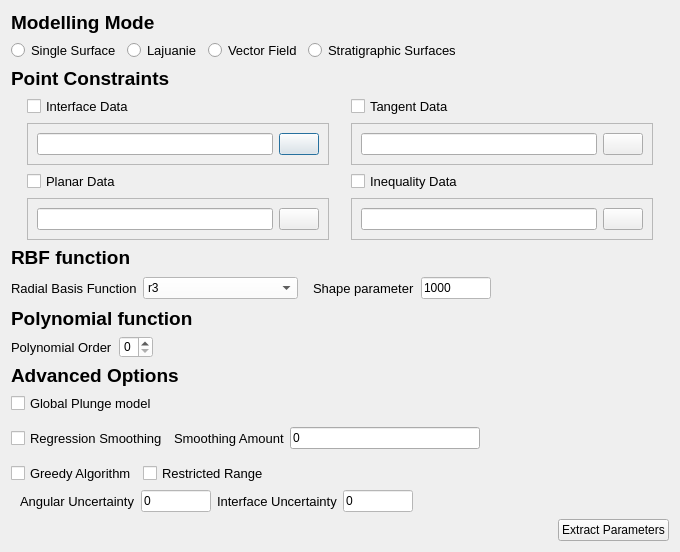
<?xml version="1.0" encoding="UTF-8"?>
<ui version="4.0">
 <class>SurfeInputDialog</class>
 <widget class="QDialog" name="SurfeInputDialog">
  <property name="geometry">
   <rect>
    <x>0</x>
    <y>0</y>
    <width>680</width>
    <height>552</height>
   </rect>
  </property>
  <property name="sizePolicy">
   <sizepolicy hsizetype="Minimum" vsizetype="Minimum">
    <horstretch>0</horstretch>
    <verstretch>0</verstretch>
   </sizepolicy>
  </property>
  <property name="windowTitle">
   <string>Surfe Input Parameters</string>
  </property>
  <property name="windowIcon">
   <iconset resource="resources.qrc">
    <normaloff>:/images/images/rbf.png</normaloff>:/images/images/rbf.png</iconset>
  </property>
  <layout class="QGridLayout" name="gridLayout_8">
   <item row="0" column="0" colspan="2">
    <layout class="QGridLayout" name="gridLayout_7">
     <item row="0" column="0">
      <widget class="QLabel" name="label_2">
       <property name="font">
        <font>
         <family>Arial</family>
         <pointsize>14</pointsize>
         <weight>75</weight>
         <bold>true</bold>
        </font>
       </property>
       <property name="text">
        <string>Modelling Mode</string>
       </property>
      </widget>
     </item>
     <item row="1" column="0">
      <layout class="QHBoxLayout" name="horizontalLayout_7">
       <item>
        <widget class="QRadioButton" name="single_surface_button">
         <property name="font">
          <font>
           <family>Arial</family>
           <pointsize>10</pointsize>
          </font>
         </property>
         <property name="text">
          <string>Single Surface</string>
         </property>
        </widget>
       </item>
       <item>
        <widget class="QRadioButton" name="lajuanie_button">
         <property name="font">
          <font>
           <family>Arial</family>
           <pointsize>10</pointsize>
          </font>
         </property>
         <property name="text">
          <string>Lajuanie</string>
         </property>
        </widget>
       </item>
       <item>
        <widget class="QRadioButton" name="vector_field_button">
         <property name="font">
          <font>
           <family>Arial</family>
           <pointsize>10</pointsize>
          </font>
         </property>
         <property name="text">
          <string>Vector Field</string>
         </property>
        </widget>
       </item>
       <item>
        <widget class="QRadioButton" name="stratigraphic_button">
         <property name="font">
          <font>
           <family>Arial</family>
           <pointsize>10</pointsize>
          </font>
         </property>
         <property name="text">
          <string>Stratigraphic Surfaces</string>
         </property>
        </widget>
       </item>
       <item>
        <spacer name="horizontalSpacer_5">
         <property name="orientation">
          <enum>Qt::Horizontal</enum>
         </property>
         <property name="sizeHint" stdset="0">
          <size>
           <width>40</width>
           <height>20</height>
          </size>
         </property>
        </spacer>
       </item>
      </layout>
     </item>
     <item row="2" column="0">
      <widget class="QLabel" name="label">
       <property name="font">
        <font>
         <family>Arial</family>
         <pointsize>14</pointsize>
         <weight>75</weight>
         <bold>true</bold>
        </font>
       </property>
       <property name="text">
        <string>Point Constraints</string>
       </property>
      </widget>
     </item>
     <item row="3" column="0">
      <layout class="QGridLayout" name="gridLayout_2">
       <item row="1" column="0">
        <widget class="QFrame" name="interface_frame">
         <property name="enabled">
          <bool>true</bool>
         </property>
         <property name="maximumSize">
          <size>
           <width>302</width>
           <height>16777215</height>
          </size>
         </property>
         <property name="frameShape">
          <enum>QFrame::StyledPanel</enum>
         </property>
         <property name="frameShadow">
          <enum>QFrame::Raised</enum>
         </property>
         <layout class="QGridLayout" name="gridLayout">
          <item row="0" column="0">
           <widget class="QLineEdit" name="interface_file_text"/>
          </item>
          <item row="0" column="1">
           <widget class="QPushButton" name="interface_browse_button">
            <property name="text">
             <string/>
            </property>
            <property name="icon">
             <iconset resource="resources.qrc">
              <normaloff>:/images/images/blank-yellow-folder.png</normaloff>:/images/images/blank-yellow-folder.png</iconset>
            </property>
           </widget>
          </item>
         </layout>
         <zorder>interface_browse_button</zorder>
         <zorder>interface_file_text</zorder>
        </widget>
       </item>
       <item row="1" column="1">
        <widget class="QFrame" name="tangent_frame">
         <property name="maximumSize">
          <size>
           <width>302</width>
           <height>16777215</height>
          </size>
         </property>
         <property name="frameShape">
          <enum>QFrame::StyledPanel</enum>
         </property>
         <property name="frameShadow">
          <enum>QFrame::Raised</enum>
         </property>
         <layout class="QGridLayout" name="gridLayout_3">
          <item row="0" column="0">
           <widget class="QLineEdit" name="tangent_file_text"/>
          </item>
          <item row="0" column="1">
           <widget class="QPushButton" name="tangent_browse_button">
            <property name="text">
             <string/>
            </property>
            <property name="icon">
             <iconset resource="resources.qrc">
              <normaloff>:/images/images/blank-yellow-folder.png</normaloff>:/images/images/blank-yellow-folder.png</iconset>
            </property>
           </widget>
          </item>
         </layout>
        </widget>
       </item>
       <item row="3" column="0">
        <widget class="QFrame" name="planar_frame">
         <property name="maximumSize">
          <size>
           <width>302</width>
           <height>16777215</height>
          </size>
         </property>
         <property name="frameShape">
          <enum>QFrame::StyledPanel</enum>
         </property>
         <property name="frameShadow">
          <enum>QFrame::Raised</enum>
         </property>
         <layout class="QGridLayout" name="gridLayout_4">
          <item row="0" column="0">
           <widget class="QLineEdit" name="planar_file_text"/>
          </item>
          <item row="0" column="1">
           <widget class="QPushButton" name="planar_browse_button">
            <property name="text">
             <string/>
            </property>
            <property name="icon">
             <iconset resource="resources.qrc">
              <normaloff>:/images/images/blank-yellow-folder.png</normaloff>:/images/images/blank-yellow-folder.png</iconset>
            </property>
           </widget>
          </item>
         </layout>
        </widget>
       </item>
       <item row="3" column="1">
        <widget class="QFrame" name="inequality_frame">
         <property name="maximumSize">
          <size>
           <width>302</width>
           <height>16777215</height>
          </size>
         </property>
         <property name="frameShape">
          <enum>QFrame::StyledPanel</enum>
         </property>
         <property name="frameShadow">
          <enum>QFrame::Raised</enum>
         </property>
         <layout class="QGridLayout" name="gridLayout_5">
          <item row="0" column="0">
           <widget class="QLineEdit" name="inequality_file_text"/>
          </item>
          <item row="0" column="1">
           <widget class="QPushButton" name="inequality_browse_button">
            <property name="text">
             <string/>
            </property>
            <property name="icon">
             <iconset resource="resources.qrc">
              <normaloff>:/images/images/blank-yellow-folder.png</normaloff>:/images/images/blank-yellow-folder.png</iconset>
            </property>
           </widget>
          </item>
         </layout>
        </widget>
       </item>
       <item row="0" column="1">
        <widget class="QCheckBox" name="tangent_checkbox">
         <property name="font">
          <font>
           <family>Arial</family>
           <pointsize>10</pointsize>
          </font>
         </property>
         <property name="text">
          <string>Tangent Data</string>
         </property>
        </widget>
       </item>
       <item row="0" column="0">
        <widget class="QCheckBox" name="interface_checkbox">
         <property name="font">
          <font>
           <family>Arial</family>
           <pointsize>10</pointsize>
          </font>
         </property>
         <property name="text">
          <string>Interface Data</string>
         </property>
         <property name="checked">
          <bool>false</bool>
         </property>
        </widget>
       </item>
       <item row="2" column="1">
        <widget class="QCheckBox" name="inequality_checkbox">
         <property name="font">
          <font>
           <family>Arial</family>
           <pointsize>10</pointsize>
          </font>
         </property>
         <property name="text">
          <string>Inequality Data</string>
         </property>
        </widget>
       </item>
       <item row="2" column="0">
        <widget class="QCheckBox" name="planar_checkbox">
         <property name="font">
          <font>
           <family>Arial</family>
           <pointsize>10</pointsize>
          </font>
         </property>
         <property name="text">
          <string>Planar Data</string>
         </property>
        </widget>
       </item>
      </layout>
     </item>
     <item row="4" column="0">
      <widget class="QLabel" name="label_10">
       <property name="font">
        <font>
         <family>Arial</family>
         <pointsize>14</pointsize>
         <weight>75</weight>
         <bold>true</bold>
        </font>
       </property>
       <property name="text">
        <string>RBF function</string>
       </property>
      </widget>
     </item>
     <item row="5" column="0">
      <layout class="QHBoxLayout" name="horizontalLayout_2">
       <item>
        <widget class="QLabel" name="label_15">
         <property name="font">
          <font>
           <family>Arial</family>
           <pointsize>10</pointsize>
          </font>
         </property>
         <property name="text">
          <string>Radial Basis Function</string>
         </property>
        </widget>
       </item>
       <item>
        <widget class="QComboBox" name="basis_type_combobox">
         <property name="minimumSize">
          <size>
           <width>150</width>
           <height>0</height>
          </size>
         </property>
         <property name="styleSheet">
          <string notr="true">background-color: rgb(255, 255, 255);</string>
         </property>
         <item>
          <property name="text">
           <string>r3</string>
          </property>
         </item>
         <item>
          <property name="text">
           <string>WendlandC2</string>
          </property>
         </item>
         <item>
          <property name="text">
           <string>r</string>
          </property>
         </item>
         <item>
          <property name="text">
           <string>Gaussian</string>
          </property>
         </item>
         <item>
          <property name="text">
           <string>Multiquadratics</string>
          </property>
         </item>
         <item>
          <property name="text">
           <string>Thin Plate Spline</string>
          </property>
         </item>
         <item>
          <property name="text">
           <string>Inverse Multiquadratics</string>
          </property>
         </item>
        </widget>
       </item>
       <item>
        <widget class="QFrame" name="shape_frame">
         <property name="frameShape">
          <enum>QFrame::NoFrame</enum>
         </property>
         <property name="frameShadow">
          <enum>QFrame::Raised</enum>
         </property>
         <layout class="QHBoxLayout" name="horizontalLayout_6">
          <property name="topMargin">
           <number>2</number>
          </property>
          <property name="bottomMargin">
           <number>2</number>
          </property>
          <item>
           <widget class="QLabel" name="label_17">
            <property name="font">
             <font>
              <family>Arial</family>
              <pointsize>10</pointsize>
             </font>
            </property>
            <property name="text">
             <string>Shape parameter</string>
            </property>
           </widget>
          </item>
          <item>
           <widget class="QLineEdit" name="shape_parameter_lineedit">
            <property name="maximumSize">
             <size>
              <width>70</width>
              <height>16777215</height>
             </size>
            </property>
            <property name="styleSheet">
             <string notr="true">background-color: rgb(255, 255, 255);</string>
            </property>
            <property name="text">
             <string>1000</string>
            </property>
           </widget>
          </item>
          <item>
           <spacer name="horizontalSpacer">
            <property name="orientation">
             <enum>Qt::Horizontal</enum>
            </property>
            <property name="sizeHint" stdset="0">
             <size>
              <width>68</width>
              <height>20</height>
             </size>
            </property>
           </spacer>
          </item>
         </layout>
        </widget>
       </item>
      </layout>
     </item>
     <item row="6" column="0">
      <widget class="QLabel" name="label_11">
       <property name="font">
        <font>
         <family>Arial</family>
         <pointsize>14</pointsize>
         <weight>75</weight>
         <bold>true</bold>
        </font>
       </property>
       <property name="text">
        <string>Polynomial function</string>
       </property>
      </widget>
     </item>
     <item row="7" column="0">
      <layout class="QHBoxLayout" name="horizontalLayout_3">
       <item>
        <widget class="QLabel" name="label_65">
         <property name="font">
          <font>
           <family>Arial</family>
           <pointsize>10</pointsize>
          </font>
         </property>
         <property name="text">
          <string>Polynomial Order</string>
         </property>
        </widget>
       </item>
       <item>
        <widget class="QSpinBox" name="polynomial_order_spinbox">
         <property name="styleSheet">
          <string notr="true">background-color: rgb(255, 255, 255);</string>
         </property>
         <property name="maximum">
          <number>2</number>
         </property>
        </widget>
       </item>
       <item>
        <spacer name="horizontalSpacer_2">
         <property name="orientation">
          <enum>Qt::Horizontal</enum>
         </property>
         <property name="sizeHint" stdset="0">
          <size>
           <width>40</width>
           <height>20</height>
          </size>
         </property>
        </spacer>
       </item>
      </layout>
     </item>
     <item row="8" column="0">
      <widget class="QLabel" name="label_12">
       <property name="font">
        <font>
         <family>Arial</family>
         <pointsize>14</pointsize>
         <weight>75</weight>
         <bold>true</bold>
        </font>
       </property>
       <property name="text">
        <string>Advanced Options</string>
       </property>
      </widget>
     </item>
     <item row="9" column="0">
      <widget class="QCheckBox" name="use_global_plunge_model_checkbox">
       <property name="font">
        <font>
         <family>Arial</family>
         <pointsize>10</pointsize>
        </font>
       </property>
       <property name="text">
        <string>Global Plunge model</string>
       </property>
      </widget>
     </item>
     <item row="10" column="0">
      <layout class="QHBoxLayout" name="horizontalLayout">
       <item>
        <widget class="QCheckBox" name="use_regression_smoothing_checkbox">
         <property name="font">
          <font>
           <family>Arial</family>
           <pointsize>10</pointsize>
          </font>
         </property>
         <property name="text">
          <string>Regression Smoothing</string>
         </property>
        </widget>
       </item>
       <item>
        <widget class="QLabel" name="label_3">
         <property name="font">
          <font>
           <family>Arial</family>
           <pointsize>10</pointsize>
          </font>
         </property>
         <property name="text">
          <string>Smoothing Amount</string>
         </property>
        </widget>
       </item>
       <item>
        <widget class="QLineEdit" name="smoothing_amount_lineedit">
         <property name="text">
          <string>0</string>
         </property>
        </widget>
       </item>
       <item>
        <spacer name="horizontalSpacer_9">
         <property name="orientation">
          <enum>Qt::Horizontal</enum>
         </property>
         <property name="sizeHint" stdset="0">
          <size>
           <width>26</width>
           <height>37</height>
          </size>
         </property>
        </spacer>
       </item>
      </layout>
     </item>
     <item row="11" column="0">
      <layout class="QHBoxLayout" name="horizontalLayout_4">
       <item>
        <widget class="QCheckBox" name="greedy_checkbox">
         <property name="font">
          <font>
           <family>Arial</family>
           <pointsize>10</pointsize>
          </font>
         </property>
         <property name="text">
          <string>Greedy Algorithm</string>
         </property>
        </widget>
       </item>
       <item>
        <widget class="QCheckBox" name="restricted_range_checkbox">
         <property name="font">
          <font>
           <family>Arial</family>
           <pointsize>10</pointsize>
          </font>
         </property>
         <property name="text">
          <string>Restricted Range</string>
         </property>
        </widget>
       </item>
       <item>
        <spacer name="horizontalSpacer_4">
         <property name="orientation">
          <enum>Qt::Horizontal</enum>
         </property>
         <property name="sizeHint" stdset="0">
          <size>
           <width>168</width>
           <height>19</height>
          </size>
         </property>
        </spacer>
       </item>
      </layout>
     </item>
     <item row="12" column="0">
      <widget class="QFrame" name="uncertainty_frame">
       <property name="frameShape">
        <enum>QFrame::NoFrame</enum>
       </property>
       <property name="frameShadow">
        <enum>QFrame::Raised</enum>
       </property>
       <layout class="QGridLayout" name="gridLayout_6">
        <property name="topMargin">
         <number>0</number>
        </property>
        <property name="bottomMargin">
         <number>0</number>
        </property>
        <item row="0" column="0">
         <widget class="QLabel" name="label_67">
          <property name="font">
           <font>
            <family>Arial</family>
            <pointsize>10</pointsize>
           </font>
          </property>
          <property name="text">
           <string>Angular Uncertainty</string>
          </property>
         </widget>
        </item>
        <item row="0" column="1">
         <widget class="QLineEdit" name="interface_uncertainty_lineedit">
          <property name="maximumSize">
           <size>
            <width>70</width>
            <height>16777215</height>
           </size>
          </property>
          <property name="styleSheet">
           <string notr="true">background-color: rgb(255, 255, 255);</string>
          </property>
          <property name="text">
           <string>0</string>
          </property>
         </widget>
        </item>
        <item row="0" column="2">
         <widget class="QLabel" name="label_14">
          <property name="font">
           <font>
            <family>Arial</family>
            <pointsize>10</pointsize>
           </font>
          </property>
          <property name="text">
           <string>Interface Uncertainty</string>
          </property>
         </widget>
        </item>
        <item row="0" column="3">
         <widget class="QLineEdit" name="angular_uncertainty_lineedit">
          <property name="maximumSize">
           <size>
            <width>70</width>
            <height>16777215</height>
           </size>
          </property>
          <property name="styleSheet">
           <string notr="true">background-color: rgb(255, 255, 255);</string>
          </property>
          <property name="text">
           <string>0</string>
          </property>
         </widget>
        </item>
        <item row="0" column="4">
         <spacer name="horizontalSpacer_18">
          <property name="orientation">
           <enum>Qt::Horizontal</enum>
          </property>
          <property name="sizeHint" stdset="0">
           <size>
            <width>245</width>
            <height>17</height>
           </size>
          </property>
         </spacer>
        </item>
       </layout>
      </widget>
     </item>
    </layout>
   </item>
   <item row="1" column="0">
    <spacer name="horizontalSpacer_3">
     <property name="orientation">
      <enum>Qt::Horizontal</enum>
     </property>
     <property name="sizeHint" stdset="0">
      <size>
       <width>550</width>
       <height>20</height>
      </size>
     </property>
    </spacer>
   </item>
   <item row="1" column="1">
    <layout class="QHBoxLayout" name="horizontalLayout_5">
     <item>
      <widget class="QPushButton" name="ok_button">
       <property name="text">
        <string>Extract Parameters</string>
       </property>
      </widget>
     </item>
    </layout>
   </item>
  </layout>
  <zorder>label</zorder>
  <zorder>label_10</zorder>
  <zorder>label_11</zorder>
  <zorder>label_12</zorder>
  <zorder>use_global_plunge_model_checkbox</zorder>
  <zorder>uncertainty_frame</zorder>
  <zorder>label_2</zorder>
  <zorder>apply_button</zorder>
  <zorder>horizontalSpacer_3</zorder>
 </widget>
 <resources>
  <include location="resources.qrc"/>
 </resources>
 <connections>
  <connection>
   <sender>tangent_checkbox</sender>
   <signal>toggled(bool)</signal>
   <receiver>tangent_frame</receiver>
   <slot>setVisible(bool)</slot>
   <hints>
    <hint type="sourcelabel">
     <x>518</x>
     <y>113</y>
    </hint>
    <hint type="destinationlabel">
     <x>569</x>
     <y>152</y>
    </hint>
   </hints>
  </connection>
  <connection>
   <sender>planar_checkbox</sender>
   <signal>toggled(bool)</signal>
   <receiver>planar_frame</receiver>
   <slot>setVisible(bool)</slot>
   <hints>
    <hint type="sourcelabel">
     <x>45</x>
     <y>184</y>
    </hint>
    <hint type="destinationlabel">
     <x>27</x>
     <y>234</y>
    </hint>
   </hints>
  </connection>
  <connection>
   <sender>inequality_checkbox</sender>
   <signal>toggled(bool)</signal>
   <receiver>inequality_frame</receiver>
   <slot>setVisible(bool)</slot>
   <hints>
    <hint type="sourcelabel">
     <x>518</x>
     <y>189</y>
    </hint>
    <hint type="destinationlabel">
     <x>569</x>
     <y>226</y>
    </hint>
   </hints>
  </connection>
  <connection>
   <sender>greedy_checkbox</sender>
   <signal>toggled(bool)</signal>
   <receiver>uncertainty_frame</receiver>
   <slot>setVisible(bool)</slot>
   <hints>
    <hint type="sourcelabel">
     <x>39</x>
     <y>475</y>
    </hint>
    <hint type="destinationlabel">
     <x>10</x>
     <y>497</y>
    </hint>
   </hints>
  </connection>
  <connection>
   <sender>restricted_range_checkbox</sender>
   <signal>toggled(bool)</signal>
   <receiver>uncertainty_frame</receiver>
   <slot>setVisible(bool)</slot>
   <hints>
    <hint type="sourcelabel">
     <x>158</x>
     <y>472</y>
    </hint>
    <hint type="destinationlabel">
     <x>482</x>
     <y>509</y>
    </hint>
   </hints>
  </connection>
  <connection>
   <sender>interface_checkbox</sender>
   <signal>toggled(bool)</signal>
   <receiver>interface_frame</receiver>
   <slot>setVisible(bool)</slot>
   <hints>
    <hint type="sourcelabel">
     <x>17</x>
     <y>99</y>
    </hint>
    <hint type="destinationlabel">
     <x>10</x>
     <y>133</y>
    </hint>
   </hints>
  </connection>
 </connections>
 <slots>
  <slot>modellingMode()</slot>
 </slots>
</ui>
